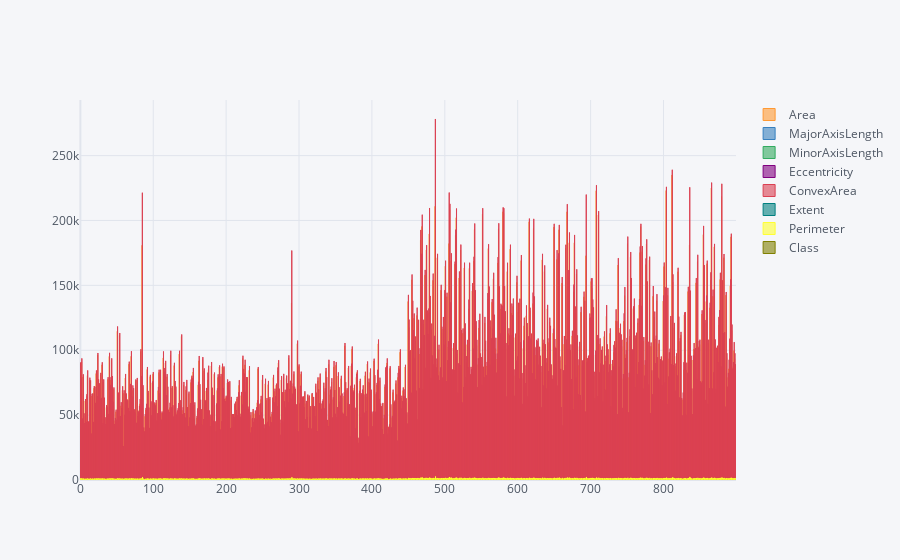

The notebook cell saved with this chart:
### Code cell
df.iplot(kind="bar")

### Figure 1 — Plotly figure (JSON) as saved in the notebook; plotly's stock layout.template omitted (floating-point values rounded to 4 significant figures; data arrays with more than 128 entries replaced by an {"elided": "..."} marker saying what was removed)
{"data": [{"marker": {"color": "rgba(255, 153, 51, 0.6)", "line": {"color": "rgba(255, 153, 51, 1.0)", "width": 1}}, "name": "Area", "orientation": "v", "text": "", "type": "bar", "x": {"elided": "900 int values"}, "y": {"elided": "900 int values"}}, {"marker": {"color": "rgba(55, 128, 191, 0.6)", "line": {"color": "rgba(55, 128, 191, 1.0)", "width": 1}}, "name": "MajorAxisLength", "orientation": "v", "text": "", "type": "bar", "x": {"elided": "900 int values"}, "y": {"elided": "900 float values"}}, {"marker": {"color": "rgba(50, 171, 96, 0.6)", "line": {"color": "rgba(50, 171, 96, 1.0)", "width": 1}}, "name": "MinorAxisLength", "orientation": "v", "text": "", "type": "bar", "x": {"elided": "900 int values"}, "y": {"elided": "900 float values"}}, {"marker": {"color": "rgba(128, 0, 128, 0.6)", "line": {"color": "rgba(128, 0, 128, 1.0)", "width": 1}}, "name": "Eccentricity", "orientation": "v", "text": "", "type": "bar", "x": {"elided": "900 int values"}, "y": {"elided": "900 float values"}}, {"marker": {"color": "rgba(219, 64, 82, 0.6)", "line": {"color": "rgba(219, 64, 82, 1.0)", "width": 1}}, "name": "ConvexArea", "orientation": "v", "text": "", "type": "bar", "x": {"elided": "900 int values"}, "y": {"elided": "900 int values"}}, {"marker": {"color": "rgba(0, 128, 128, 0.6)", "line": {"color": "rgba(0, 128, 128, 1.0)", "width": 1}}, "name": "Extent", "orientation": "v", "text": "", "type": "bar", "x": {"elided": "900 int values"}, "y": {"elided": "900 float values"}}, {"marker": {"color": "rgba(255, 255, 51, 0.6)", "line": {"color": "rgba(255, 255, 51, 1.0)", "width": 1}}, "name": "Perimeter", "orientation": "v", "text": "", "type": "bar", "x": {"elided": "900 int values"}, "y": {"elided": "900 float values"}}, {"marker": {"color": "rgba(128, 128, 0, 0.6)", "line": {"color": "rgba(128, 128, 0, 1.0)", "width": 1}}, "name": "Class", "orientation": "v", "text": "", "type": "bar", "x": {"elided": "900 int values"}, "y": {"elided": "900 int values"}}], "layout": {"autosize": true, "legend": {"bgcolor": "#F5F6F9", "font": {"color": "#4D5663"}}, "paper_bgcolor": "#F5F6F9", "plot_bgcolor": "#F5F6F9", "title": {"font": {"color": "#4D5663"}}, "xaxis": {"autorange": true, "gridcolor": "#E1E5ED", "range": [-0.5, 899.5], "showgrid": true, "tickfont": {"color": "#4D5663"}, "title": {"font": {"color": "#4D5663"}, "text": ""}, "type": "linear", "zerolinecolor": "#E1E5ED"}, "yaxis": {"autorange": true, "gridcolor": "#E1E5ED", "range": [0, 292860], "showgrid": true, "tickfont": {"color": "#4D5663"}, "title": {"font": {"color": "#4D5663"}, "text": ""}, "type": "linear", "zerolinecolor": "#E1E5ED"}}}
